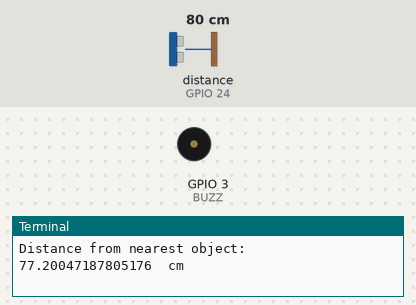
Bench run of a program on a simulated Raspberry Pi (BCM pin numbers). On the bench: buzzer (waves = sounding, pin HIGH), the last lines printed to the terminal. Inputs (shaded band) come from the test bench; at power-on: distance to the obstacle (sensor on GPIO 24) 80 cm. The echo pulse lasts 58.3 µs per cm; the clock reads 2024-03-15 10:24:30 at power-on unless the program sets it; pins used as bus, display or sensor lines are not drawn.

Above: at 1.2 s.
1.3 s: distance to the obstacle (sensor on GPIO 24) set to 67 cm
At 1.64 s:
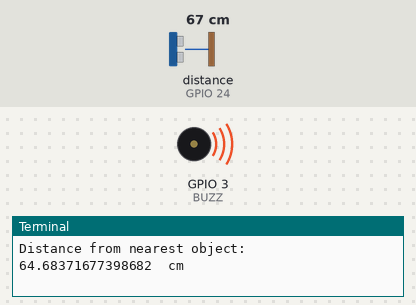
4.3 s: distance to the obstacle (sensor on GPIO 24) set to 2 cm
At 5.6 s:
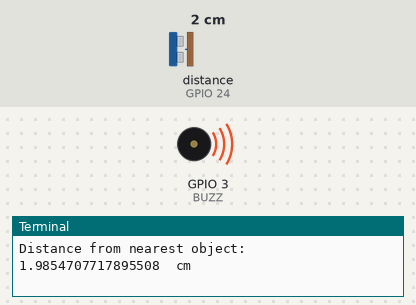
Timing chart, 0 to 7.3 s (numbered marks = the images above; inputs shaded):
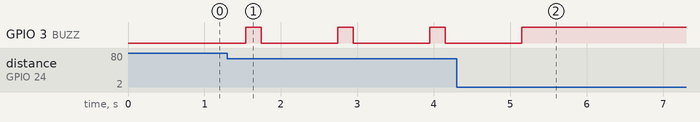

The program:

PWM.py
```python
# Libraries
import RPi.GPIO as GPIO
import time
GPIO.setmode(GPIO.BCM)
GPIO.setwarnings(False)

# The RPi GPIO Pins
TRIG = 18
ECHO = 24
BUZZ = 3

# Set Buzzer, Trig and Echo to OUTPUT mode
GPIO.setup(BUZZ, GPIO.OUT)
GPIO.setup(TRIG, GPIO.OUT)
GPIO.setup(ECHO, GPIO.IN)

# Measures the distance between a sensor and and the nearest obstacle
def find_distance():
  GPIO.output(TRIG, True)
  time.sleep(0.00001)
  GPIO.output(TRIG, False)

  pulse_start = time.time()
  pulse_stop = time.time()

  while GPIO.input(ECHO) == 0:
    pulse_start = time.time()

  while GPIO.input(ECHO) == 1:
    pulse_stop = time.time()

  measuredTime = pulse_stop - pulse_start
  TotalDistance = measuredTime * 33112
  ActualDistance = TotalDistance / 2

  print("Distance from nearest object:", ActualDistance, " cm")

  # returns measured distance
  return ActualDistance

# Calculates the speed and frequency of beeping depending on the distance
def buzzer_freq():

  dist = find_distance()

  if dist > 70:
    return -1
  elif dist <= 70 and dist >=50:
    return 1
  elif dist < 50 and dist >= 30:
    return 0.5
  elif dist < 30 and dist >= 20:
    return 0.25
  elif dist < 20 and dist >= 10:
    return 0.10
  else:
    return 0

# Executes all methods / main method
def Execute():
  try:
    while True:
      freq = buzzer_freq()

      if freq == -1:
        GPIO.output(BUZZ, False)
        time.sleep(0.25)

      elif freq == 0:
        GPIO.output(BUZZ, True)
        time.sleep(0.25)

      else:
        GPIO.output(BUZZ, True)
        time.sleep(0.2)
        GPIO.output(BUZZ, False)
        time.sleep(freq)

  # stops beeping if interupted
  except KeyboardInterrupt:
    GPIO.output(BUZZ, False)
    GPIO.cleanup()

# Since there are many methods in the script it will run Execute() first when the script is run
if __name__ == "__main__":
    Execute()
```

Measured:
- the behaviour switches between 73 and 72 cm on distance to the obstacle (sensor on GPIO 24) (found by bisection; images 0 and 1)
- after the input at 1.3 s, GPIO 3 (BUZZ): alternates HIGH for 0.20 s and LOW for 1.0 s, starting after 0.24 s
- after the input at 4.3 s, GPIO 3 (BUZZ): goes on until 5.2 s, then stays HIGH
